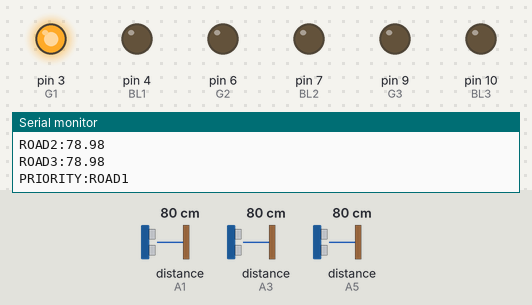
The sketch below on a simulated Arduino Uno, built with avr-gcc and run on an emulated ATmega328P. Shown: output pins drawn as LEDs (lit = HIGH), the last lines printed to the serial monitor. Wiring (inferred from the names in the program): 3 × ultrasonic range finder: trigger A0, echo A1 / trigger A2, echo A3 / trigger A4, echo A5. The test bench sets the inputs (shaded band); at power-on: distance to the obstacle (sensors on A1, A3, A5) 80 cm. The echo pulse lasts 58.3 µs per cm; pins used as bus, display or sensor lines are not drawn.

Above: at 2.7 s.
2.8 s: distance to the obstacle (sensor on A1) set to 4 cm
9.7 s: distance to the obstacle (sensor on A1) set to 2 cm
At 16.0 s:
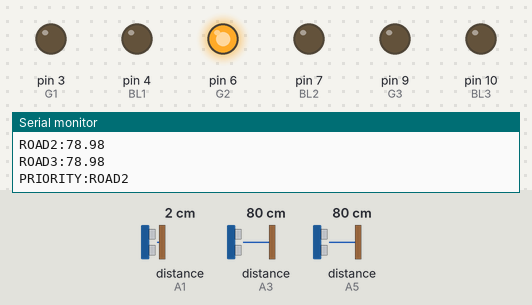
21.6 s: distance to the obstacle (sensor on A3) set to 2 cm
At 27.2 s:
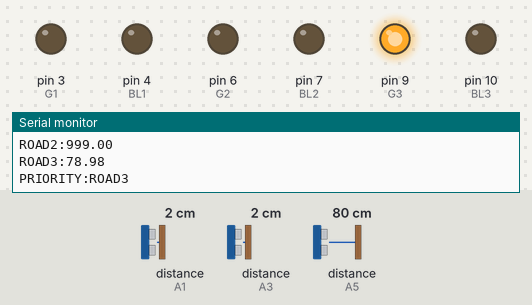
33.5 s: distance to the obstacle (sensor on A5) set to 4 cm
40.2 s: distance to the obstacle (sensor on A5) set to 2 cm
At 44.2 s:
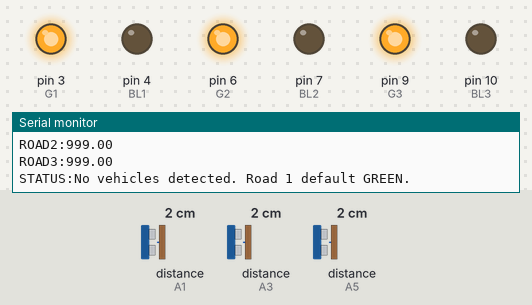
52.1 s: distance to the obstacle (sensor on A5) set to 9 cm
At 57.9 s:
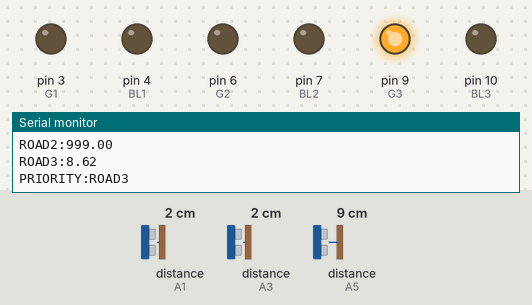
Timing chart, 0 to 64.2 s (numbered marks = the images above; inputs shaded):
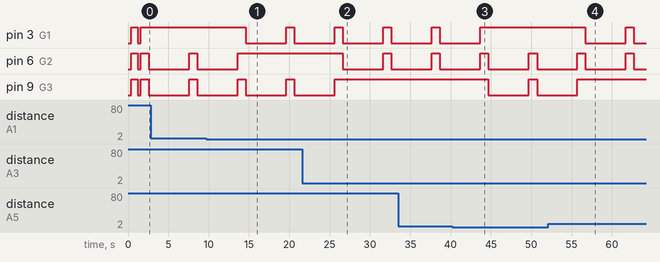

Measured:
- the behaviour switches between 3 and 2 cm on distance to the obstacle (sensor on A1) (found by bisection; images 0 and 1)
- the behaviour switches between 3 and 2 cm on distance to the obstacle (sensor on A5) (found by bisection; images 2 and 3)
- after the input at 9.7 s, pin 3 (G1): HIGH → LOW after 4.9 s, → HIGH 5.0 s later, → LOW 1.0 s later; pin 6 (G2): goes on until 13.6 s, then stays HIGH
- after the input at 21.6 s, pin 6 (G2): HIGH → LOW after 5.0 s, → HIGH 5.0 s later, → LOW 1.0 s later; pin 9 (G3): goes on until 25.6 s, then stays HIGH
- after the input at 40.2 s, pin 3 (G1): goes on until 43.7 s, then stays HIGH; pin 9 (G3): HIGH → LOW after 4.5 s, → HIGH 5.0 s later, → LOW 1.0 s later
- after the input at 52.1 s, pin 3 (G1): HIGH → LOW after 4.6 s, → HIGH 5.0 s later, → LOW 1.0 s later; pin 9 (G3): goes on until 55.7 s, then stays HIGH
- by itself, pin 9 (G3): alternates HIGH for 1.0 s and LOW for 5.0 s

The sketch:

ITFOS_Full_Code.ino
```cpp
/*
 ============================================================
  ITFOS — Intelligent Traffic Flow Optimization System
  Dayananda Sagar Academy of Technology and Management
  Engineering Exploration Course — BEEXC208
  Academic Year: 2025-26

  Team:
    Rahul Seervi    (1DT25CS238)
    Prashank S C    (1DT25CS224)
    Pratwik Patil   (1DT25CS227)
    Pavan B C       (1DT25CS206)

  Guide: Dr. Srilatha Y
         Associate Professor, Dept. of Physics, DSATM
 ============================================================
*/

// ============================================================
//  PIN DEFINITIONS — ULTRASONIC SENSORS
// ============================================================
const int TRIG1 = A0;
const int ECHO1 = A1;

const int TRIG2 = A2;
const int ECHO2 = A3;

const int TRIG3 = A4;
const int ECHO3 = A5;

// ============================================================
//  PIN DEFINITIONS — RGB LED TRAFFIC SIGNALS
// ============================================================
const int R1 = 2;   // Road 1 - Red
const int G1 = 3;   // Road 1 - Green
const int BL1 = 4;  // Road 1 - Blue (unused, kept LOW)

const int R2 = 5;   // Road 2 - Red
const int G2 = 6;   // Road 2 - Green
const int BL2 = 7;  // Road 2 - Blue (unused, kept LOW)

const int R3 = 8;   // Road 3 - Red
const int G3 = 9;   // Road 3 - Green
const int BL3 = 10; // Road 3 - Blue (unused, kept LOW)

// ============================================================
//  CONSTANTS
// ============================================================
const float SOUND_SPEED     = 0.034;  // cm per microsecond
const int   GREEN_DURATION  = 5000;   // Green signal ON time (ms)
const int   YELLOW_DURATION = 1000;   // Yellow transition time (ms)
const int   MIN_DISTANCE    = 2;      // Sensor minimum valid range (cm)
const int   MAX_DISTANCE    = 400;    // Sensor maximum valid range (cm)
const int   NO_VEHICLE      = 999;    // Value returned when no echo detected

// ============================================================
//  SETUP — runs once when Arduino powers on
// ============================================================
void setup() {
  Serial.begin(9600);

  // Sensor pins
  pinMode(TRIG1, OUTPUT); pinMode(ECHO1, INPUT);
  pinMode(TRIG2, OUTPUT); pinMode(ECHO2, INPUT);
  pinMode(TRIG3, OUTPUT); pinMode(ECHO3, INPUT);

  // LED pins - FIXED B1/B2/B3 to BL1/BL2/BL3
  pinMode(R1, OUTPUT); pinMode(G1, OUTPUT); pinMode(BL1, OUTPUT);
  pinMode(R2, OUTPUT); pinMode(G2, OUTPUT); pinMode(BL2, OUTPUT);
  pinMode(R3, OUTPUT); pinMode(G3, OUTPUT); pinMode(BL3, OUTPUT);

  startupTest();

  // All roads start RED
  setRed(1); setRed(2); setRed(3);

  Serial.println("ITFOS_READY");
  Serial.println("============================================");
  Serial.println("  ITFOS - Intelligent Traffic Flow System");
  Serial.println("  DSATM Bangalore - BEEXC208 - 2025-26");
  Serial.println("============================================");
}

// ============================================================
//  MAIN LOOP — runs continuously
// ============================================================
void loop() {

  // Step 1: Read distance from all 3 sensors
  float d1 = getDistance(TRIG1, ECHO1);
  float d2 = getDistance(TRIG2, ECHO2);
  float d3 = getDistance(TRIG3, ECHO3);

  // Step 2: Print in simple "ROADx:value" format
  Serial.print("ROAD1:"); Serial.println(d1);
  Serial.print("ROAD2:"); Serial.println(d2);
  Serial.print("ROAD3:"); Serial.println(d3);

  // Step 3: Find the minimum distance (nearest vehicle = highest priority)
  float minDist = min(d1, min(d2, d3));

  // Step 4: Assign GREEN to the road with minimum distance
  if (minDist == NO_VEHICLE) {
    Serial.println("STATUS:No vehicles detected. Road 1 default GREEN.");
    giveGreen(1);

  } else if (d1 <= d2 && d1 <= d3) {
    Serial.println("PRIORITY:ROAD1");
    giveGreen(1);

  } else if (d2 <= d1 && d2 <= d3) {
    Serial.println("PRIORITY:ROAD2");
    giveGreen(2);

  } else {
    Serial.println("PRIORITY:ROAD3");
    giveGreen(3);
  }
}

// ============================================================
//  FUNCTION: Get Distance from HC-SR04 Sensor
// ============================================================
float getDistance(int trigPin, int echoPin) {
  digitalWrite(trigPin, LOW);
  delayMicroseconds(2);

  digitalWrite(trigPin, HIGH);
  delayMicroseconds(10);
  digitalWrite(trigPin, LOW);

  long duration = pulseIn(echoPin, HIGH, 30000); // 30 ms timeout

  if (duration == 0) {
    return NO_VEHICLE;
  }

  // Distance = (Time x Speed of Sound) / 2
  float distance = (duration * SOUND_SPEED) / 2.0;

  if (distance < MIN_DISTANCE || distance > MAX_DISTANCE) {
    return NO_VEHICLE;
  }

  return distance;
}

// ============================================================
//  FUNCTION: Give GREEN to one road, RED to the other two,
//  with a short YELLOW transition first.
// ============================================================
void giveGreen(int road) {

  // Yellow transition on all roads
  setYellow(1); setYellow(2); setYellow(3);
  delay(YELLOW_DURATION);

  // Assign GREEN to priority road, RED to the rest
  if (road == 1) {
    setGreen(1); setRed(2); setRed(3);
  } else if (road == 2) {
    setRed(1); setGreen(2); setRed(3);
  } else {
    setRed(1); setRed(2); setGreen(3);
  }

  // Hold green for the defined duration, but keep sampling
  // sensors during this time so Serial output stays live
  unsigned long startTime = millis();
  while (millis() - startTime < GREEN_DURATION) {
    delay(50);
  }
}

// ============================================================
//  SIGNAL COLOR FUNCTIONS - FIXED B1/B2/B3 to BL1/BL2/BL3
// ============================================================
void setRed(int road) {
  if      (road == 1) { digitalWrite(R1, HIGH); digitalWrite(G1, LOW);  digitalWrite(BL1, LOW); }
  else if (road == 2) { digitalWrite(R2, HIGH); digitalWrite(G2, LOW);  digitalWrite(BL2, LOW); }
  else                { digitalWrite(R3, HIGH); digitalWrite(G3, LOW);  digitalWrite(BL3, LOW); }
}

void setGreen(int road) {
  if      (road == 1) { digitalWrite(R1, LOW);  digitalWrite(G1, HIGH); digitalWrite(BL1, LOW); }
  else if (road == 2) { digitalWrite(R2, LOW);  digitalWrite(G2, HIGH); digitalWrite(BL2, LOW); }
  else                { digitalWrite(R3, LOW);  digitalWrite(G3, HIGH); digitalWrite(BL3, LOW); }
}

void setYellow(int road) {
  if      (road == 1) { digitalWrite(R1, HIGH); digitalWrite(G1, HIGH); digitalWrite(BL1, LOW); }
  else if (road == 2) { digitalWrite(R2, HIGH); digitalWrite(G2, HIGH); digitalWrite(BL2, LOW); }
  else                { digitalWrite(R3, HIGH); digitalWrite(G3, HIGH); digitalWrite(BL3, LOW); }
}

void setOff(int road) {
  if      (road == 1) { digitalWrite(R1, LOW); digitalWrite(G1, LOW); digitalWrite(BL1, LOW); }
  else if (road == 2) { digitalWrite(R2, LOW); digitalWrite(G2, LOW); digitalWrite(BL2, LOW); }
  else                { digitalWrite(R3, LOW); digitalWrite(G3, LOW); digitalWrite(BL3, LOW); }
}

// ============================================================
//  FUNCTION: Startup LED Test
//  Flashes all LEDs in sequence: RED -> GREEN -> YELLOW -> OFF
// ============================================================
void startupTest() {
  setRed(1); setRed(2); setRed(3);
  delay(400);

  setGreen(1); setGreen(2); setGreen(3);
  delay(400);

  setYellow(1); setYellow(2); setYellow(3);
  delay(400);

  setOff(1); setOff(2); setOff(3);
  delay(200);
}
```
